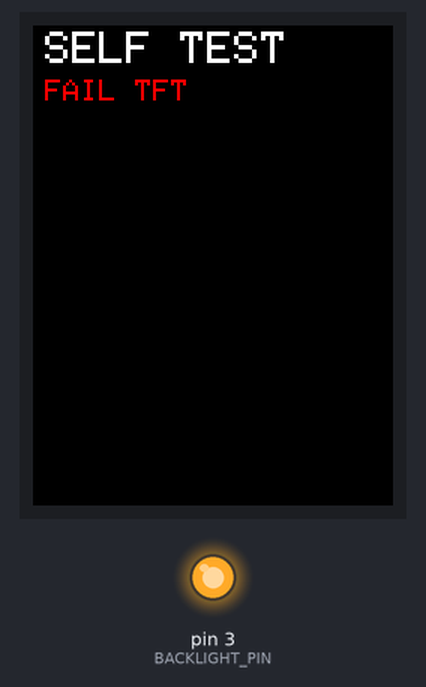
Bench run of a sketch on a simulated Arduino Uno, built with avr-gcc and run on an emulated ATmega328P. On the bench: 240×320 colour display, output pins drawn as LEDs (lit = HIGH). Pins used as bus, display or sensor lines are not drawn; what the sketch prints to the serial monitor is not drawn.

Above: at 0.3 s.
At 12.3 s:
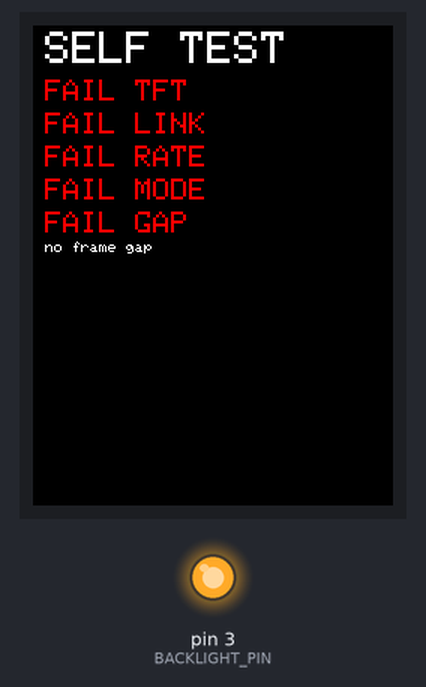
At 18.4 s:
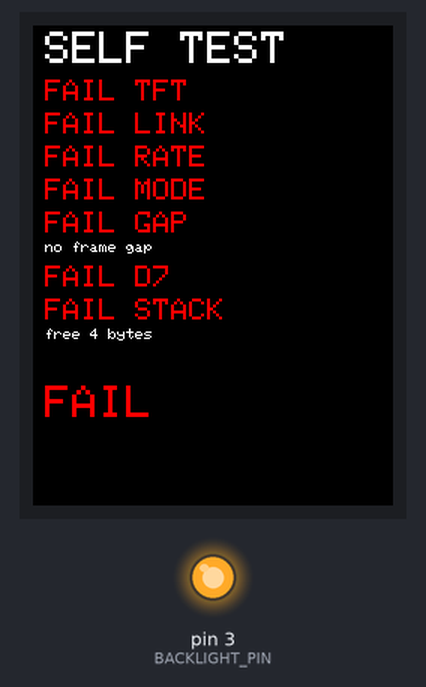

The sketch:

self_test.ino
```cpp
// Screen, link, frame gaps, mode, command wire, and stack margin.
// Upload this instead of the main sketch. It runs the checks immediately.
// D4 is held HIGH. No SD library. D5 is left as an input with a pull-up.

#include <SPI.h>
#include <Adafruit_GFX.h>
#include <Adafruit_ILI9341.h>
#include <SoftwareSerial.h>
#include <string.h>

#define TFT_CS 10
#define TFT_DC 9
#define SD_CS_PIN 4
#define UNUSED_TOUCH_CS 8
#define BACKLIGHT_PIN 3
#define RADAR_RX_PIN 6
#define RADAR_TX_PIN 7
#define LINK_TIMEOUT_MS 5000
#define LISTEN_MS 12000

extern "C" uint8_t __bss_end;

Adafruit_ILI9341 tft(TFT_CS, TFT_DC);
SoftwareSerial radarPort(RADAR_RX_PIN, RADAR_TX_PIN);

static uint16_t gFrames = 0;
static bool gSpeed = false;
static bool gPresence = false;
static uint32_t gGapMin = 0xFFFFFFFFUL;
static uint32_t gGapMax = 0;
static uint32_t gGapSum = 0;
static uint16_t gGapN = 0;

static void paintStack() {
  volatile uint8_t marker;
  uint8_t *p = &__bss_end;
  uint8_t *limit = (uint8_t *)&marker - 32;
  while (p < limit) {
    *p++ = 0xE5;
  }
}

static uint16_t stackMargin() {
  uint8_t *p = &__bss_end;
  while (*p == 0xE5) {
    p++;
  }
  return (uint16_t)(p - &__bss_end);
}

static void line(int16_t y, bool ok, const __FlashStringHelper *name) {
  tft.setTextSize(2);
  tft.setTextColor(ok ? ILI9341_GREEN : ILI9341_RED, ILI9341_BLACK);
  tft.setCursor(8, y);
  tft.print(ok ? F("PASS ") : F("FAIL "));
  tft.print(name);
  const int16_t x = tft.getCursorX();
  if (x < 240) {
    tft.fillRect(x, y, 240 - x, 16, ILI9341_BLACK);
  }
}

static void noteToken(const char *text) {
  if (strstr(text, "$DFDMD") != 0) {
    gSpeed = true;
  }
  if (strstr(text, "$DFHPD") != 0) {
    gPresence = true;
  }
}

static void pushSlide(char *slide, uint8_t *n, uint8_t cap, char c) {
  if ((int)(*n) + 1 < (int)cap) {
    slide[(*n)++] = c;
  } else {
    memmove(slide, slide + 1, cap - 2);
    slide[cap - 2] = c;
    *n = (uint8_t)(cap - 1);
  }
  slide[*n] = 0;
}

static bool seeReply(uint16_t timeoutMs, bool rangeQuery) {
  char tail[16];
  uint8_t n = 0;
  tail[0] = 0;
  const uint32_t startMs = millis();
  while ((uint32_t)(millis() - startMs) < timeoutMs) {
    while (radarPort.available() > 0) {
      const char c = (char)radarPort.read();
      pushSlide(tail, &n, sizeof(tail), c);
      if (rangeQuery) {
        if (strstr(tail, "Done") != 0 || strstr(tail, "Response") != 0) {
          return true;
        }
      } else if (strstr(tail, "Done") != 0 || strstr(tail, "Error") != 0) {
        return true;
      }
    }
    delay(2);
  }
  return false;
}

static void drainPort() {
  while (radarPort.available() > 0) {
    radarPort.read();
  }
}

void setup() {
  paintStack();
  Serial.begin(115200);
  pinMode(SD_CS_PIN, OUTPUT);
  digitalWrite(SD_CS_PIN, HIGH);
  pinMode(UNUSED_TOUCH_CS, OUTPUT);
  digitalWrite(UNUSED_TOUCH_CS, HIGH);
  pinMode(BACKLIGHT_PIN, OUTPUT);
  digitalWrite(BACKLIGHT_PIN, HIGH);
  pinMode(5, INPUT_PULLUP);

  tft.begin();
  tft.setRotation(0);
  tft.fillScreen(ILI9341_BLACK);
  tft.setTextWrap(false);
  tft.setTextColor(ILI9341_WHITE);
  tft.setTextSize(3);
  tft.setCursor(8, 4);
  tft.print(F("SELF TEST"));

  const uint8_t idHi = tft.readcommand8(0xD3, 2);
  const uint8_t idLo = tft.readcommand8(0xD3, 3);
  const bool tftOk = idHi == 0x93 && idLo == 0x41;
  line(36, tftOk, F("TFT"));

  radarPort.begin(9600);
  char frame[56];
  uint8_t fn = 0;
  bool inFrame = false;
  char slide[16];
  uint8_t sn = 0;
  slide[0] = 0;
  uint8_t printed = 0;
  uint32_t lastStar = 0;
  const uint32_t t0 = millis();
  while ((uint32_t)(millis() - t0) < (uint32_t)LISTEN_MS) {
    while (radarPort.available() > 0) {
      const char c = (char)radarPort.read();
      pushSlide(slide, &sn, sizeof(slide), c);
      noteToken(slide);
      if (c == '$') {
        inFrame = true;
        fn = 0;
        frame[fn++] = c;
        frame[fn] = 0;
      } else if (inFrame) {
        if ((int)fn + 1 < (int)sizeof(frame)) {
          frame[fn++] = c;
          frame[fn] = 0;
        }
        if (c == '*') {
          noteToken(frame);
          gFrames++;
          const uint32_t now = millis();
          if (lastStar != 0) {
            const uint32_t gap = (uint32_t)(now - lastStar);
            if (gap < gGapMin) {
              gGapMin = gap;
            }
            if (gap > gGapMax) {
              gGapMax = gap;
            }
            gGapSum += gap;
            gGapN++;
          }
          lastStar = now;
          if (printed < 3 && Serial.availableForWrite() > (int)fn + 2) {
            Serial.println(frame);
            printed++;
          }
          inFrame = false;
        }
      }
    }
  }
  const bool linkOk = gFrames > 0;
  line(58, linkOk, F("LINK"));
  const bool rateOk = gFrames >= 2;
  line(80, rateOk, F("RATE"));

  const bool modeOk = gSpeed || gPresence;
  const __FlashStringHelper *modeName = F("MODE");
  if (gSpeed && gPresence) {
    modeName = F("BOTH");
  } else if (gSpeed) {
    modeName = F("RANGE");
  } else if (gPresence) {
    modeName = F("PRES");
  }
  line(102, modeOk, modeName);

  const bool gapOk = gGapN > 0 && gGapMax < LINK_TIMEOUT_MS;
  line(124, gapOk, F("GAP"));
  tft.setTextSize(1);
  tft.setTextColor(ILI9341_WHITE, ILI9341_BLACK);
  tft.setCursor(8, 144);
  if (gapOk) {
    const uint32_t mean = gGapSum / gGapN;
    tft.print(F("min "));
    tft.print(gGapMin);
    tft.print(F(" max "));
    tft.print(gGapMax);
    tft.print(F(" avg "));
    tft.print(mean);
    tft.print(F(" ms"));
  } else {
    tft.print(F("no frame gap"));
  }
  if (Serial.availableForWrite() > 40 && gapOk) {
    Serial.print(F("GAP min="));
    Serial.print(gGapMin);
    Serial.print(F(" max="));
    Serial.print(gGapMax);
    Serial.print(F(" mean="));
    Serial.println(gGapSum / gGapN);
  }

  drainPort();
  radarPort.print(F("sensorStop"));
  bool stopped = seeReply(2000, false);
  if (!stopped) {
    radarPort.print(F("sensorStop\r\n"));
    stopped = seeReply(2000, false);
  }
  bool ranged = false;
  if (stopped) {
    drainPort();
    radarPort.print(F("getRange"));
    ranged = seeReply(800, true);
    if (!ranged) {
      radarPort.print(F("getRange\r\n"));
      ranged = seeReply(800, true);
    }
  }
  radarPort.print(F("sensorStart"));
  if (!seeReply(1000, false)) {
    radarPort.print(F("sensorStart\r\n"));
    seeReply(1000, false);
  }
  const bool d7Ok = stopped && ranged;
  line(160, d7Ok, F("D7"));

  const uint16_t margin = stackMargin();
  // 256 bytes covers the main sketch's parsed line, command buffer, and
  // the call chain. A 64-byte floor passed even when the stack was nearly full.
  const bool stackOk = margin >= 256;
  line(182, stackOk, F("STACK"));
  tft.setTextSize(1);
  tft.setTextColor(ILI9341_WHITE, ILI9341_BLACK);
  tft.setCursor(8, 202);
  tft.print(F("free "));
  tft.print(margin);
  tft.print(F(" bytes"));
  if (Serial.availableForWrite() > 24) {
    Serial.print(F("STACK free="));
    Serial.println(margin);
  }

  const bool all = tftOk && linkOk && rateOk && modeOk && d7Ok && stackOk;
  tft.setTextSize(3);
  tft.setCursor(8, 240);
  tft.setTextColor(all ? ILI9341_GREEN : ILI9341_RED);
  tft.print(all ? F("PASS") : F("FAIL"));

  if (Serial.availableForWrite() > 24) {
    Serial.println(all ? F("PASS self-test") : F("FAIL self-test"));
    Serial.print(F("mode "));
    Serial.println(gSpeed ? (gPresence ? F("BOTH") : F("RANGE"))
                          : (gPresence ? F("PRES") : F("NONE")));
    Serial.println(d7Ok ? F("D7 PASS") : F("D7 FAIL"));
  }
}

void loop() {}
```

Measured:
- what the display in image 1 shows lasts 6.0 s, from 12.3 s to 18.3 s
